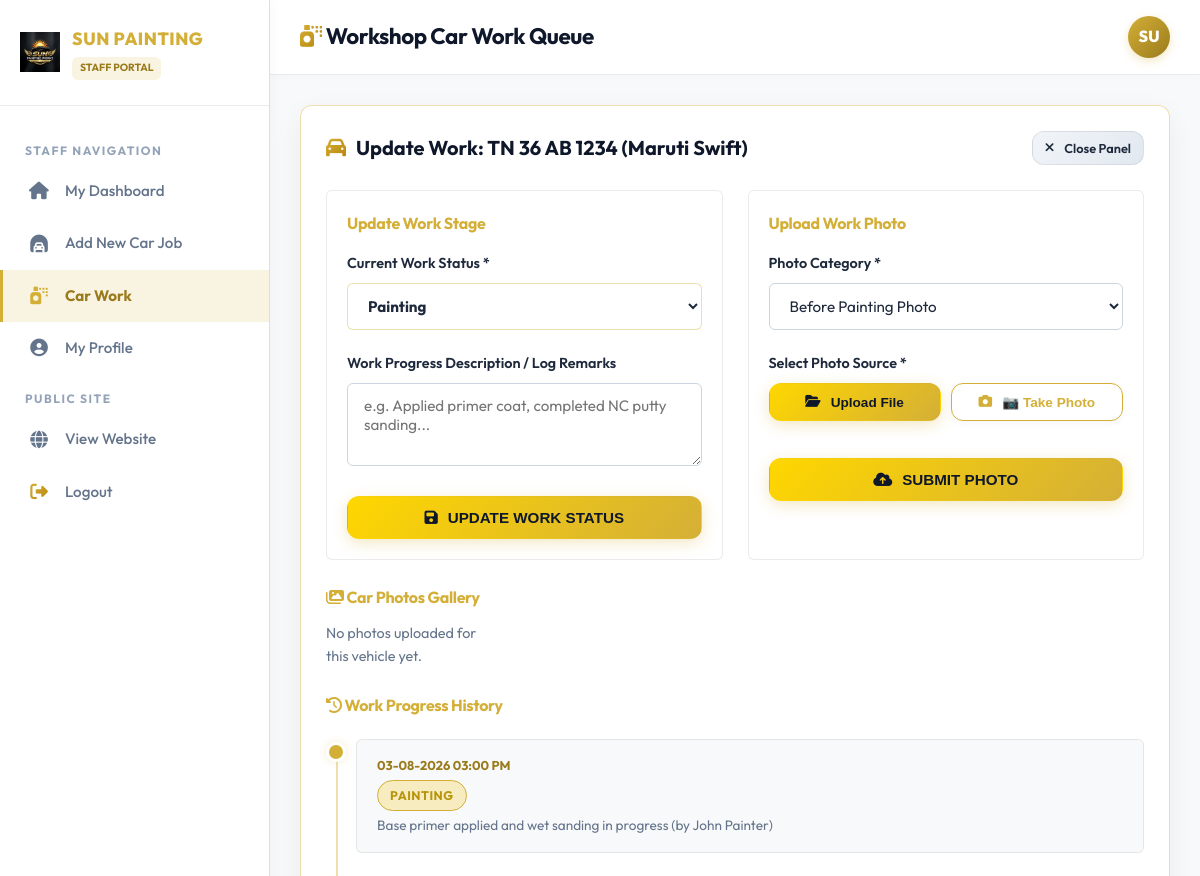
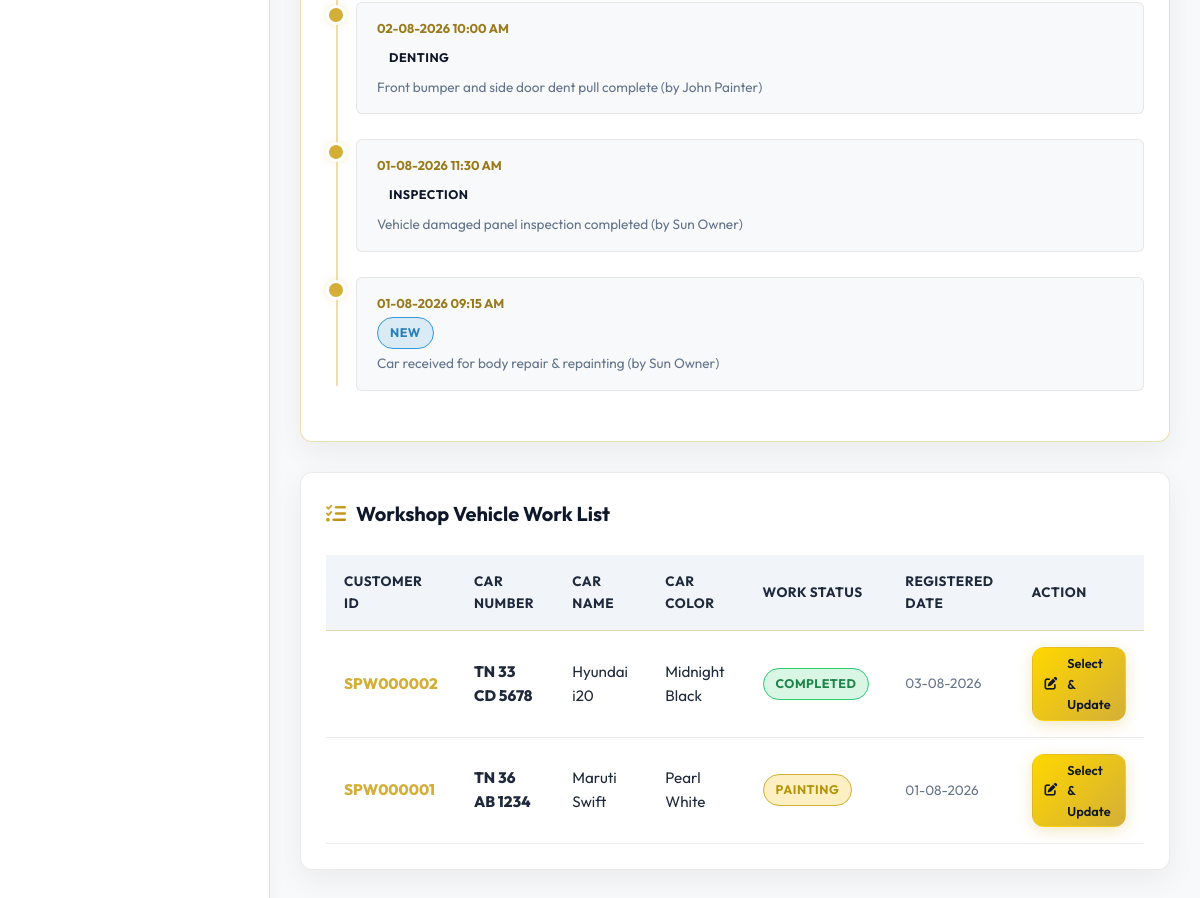
The app's page /user/work.php?car_id=1 (signed in) with its own data (2 pictures, top to bottom).
### tables this page shows
CREATE TABLE IF NOT EXISTS `cars` (
  `id` INT AUTO_INCREMENT PRIMARY KEY,
  `customer_id` VARCHAR(50) NOT NULL,
  `car_number` VARCHAR(50) NOT NULL,
  `car_name` VARCHAR(100) NOT NULL,
  `car_color` VARCHAR(50) NOT NULL,
  `is_mechanic_vehicle` ENUM('No', 'Yes') NOT NULL DEFAULT 'No',
  `mechanic_name` VARCHAR(100) NULL,
  `workshop_name` VARCHAR(100) NULL,
  `mechanic_contact` VARCHAR(20) NULL,
  `mechanic_location` VARCHAR(150) NULL,
  `customer_contact` VARCHAR(20) NULL,
  `estimate_amount` DECIMAL(10,2) NOT NULL DEFAULT 0.00,
  `total_amount` DECIMAL(10,2) NOT NULL DEFAULT 0.00,
  `final_amount` DECIMAL(10,2) NOT NULL DEFAULT 0.00,
  `advance_amount` DECIMAL(10,2) NOT NULL DEFAULT 0.00,
  `mechanic_total_amount` DECIMAL(10,2) NOT NULL DEFAULT 0.00,
  `mechanic_given_amount` DECIMAL(10,2) NOT NULL DEFAULT 0.00,
  `mechanic_balance_amount` DECIMAL(10,2) NOT NULL DEFAULT 0.00,
  `balance_amount` DECIMAL(10,2) NOT NULL DEFAULT 0.00,
  `payment_status` ENUM('Pending', 'Partial', 'Paid') NOT NULL DEFAULT 'Pending',
  `status` ENUM('New', 'Inspection', 'Denting', 'Painting', 'Polishing', 'Extra Work', 'Completed', 'Delivered') NOT NULL DEFAULT 'New',
  `created_by` INT NULL,
  `created_at` TIMESTAMP DEFAULT CURRENT_TIMESTAMP,
  `updated_at` TIMESTAMP DEFAULT CURRENT_TIMESTAMP ON UPDATE CURRENT_TIMESTAMP,
  INDEX `idx_car_customer_id` (`customer_id`),
  INDEX `idx_car_number` (`car_number`),
  INDEX `idx_car_status` (`status`),
  INDEX `idx_payment_status` (`payment_status`),
  CONSTRAINT `fk_cars_customer` FOREIGN KEY (`customer_id`) REFERENCES `customers` (`customer_id`) ON DELETE CASCADE ON UPDATE CASCADE
);

CREATE TABLE IF NOT EXISTS `work_history` (
  `id` INT AUTO_INCREMENT PRIMARY KEY,
  `car_id` INT NOT NULL,
  `status` VARCHAR(50) NOT NULL,
  `description` TEXT NULL,
  `updated_by` INT NULL,
  `created_at` TIMESTAMP DEFAULT CURRENT_TIMESTAMP,
  INDEX `idx_work_history_car_id` (`car_id`),
  CONSTRAINT `fk_work_history_car` FOREIGN KEY (`car_id`) REFERENCES `cars` (`id`) ON DELETE CASCADE
);

CREATE TABLE IF NOT EXISTS `users` (
  `id` INT AUTO_INCREMENT PRIMARY KEY,
  `employee_id` VARCHAR(50) NOT NULL UNIQUE,
  `name` VARCHAR(100) NOT NULL,
  `phone` VARCHAR(20) NOT NULL,
  `username` VARCHAR(50) NOT NULL UNIQUE,
  `password` VARCHAR(255) NOT NULL,
  `role` ENUM('Admin', 'User') NOT NULL DEFAULT 'User',
  `joining_date` DATE NULL,
  `status` ENUM('Active', 'Inactive') NOT NULL DEFAULT 'Active',
  `created_at` TIMESTAMP DEFAULT CURRENT_TIMESTAMP,
  `updated_at` TIMESTAMP DEFAULT CURRENT_TIMESTAMP ON UPDATE CURRENT_TIMESTAMP,
  INDEX `idx_username` (`username`),
  INDEX `idx_employee_id` (`employee_id`),
  INDEX `idx_role` (`role`)
);

### includes/auth.php (called while the page is built, shortened)
<?php
function e($string) {
    return htmlspecialchars($string ?? '', ENT_QUOTES, 'UTF-8');
}

### user/work.php (the view, shortened to what this page needs)
<?php
require_once __DIR__ . '/../includes/user_auth.php';
$car_id = (int)($_GET['car_id'] ?? 0);
$cars = $pdo->query("SELECT c.*, cust.customer_name, cust.customer_no FROM cars c JOIN customers cust ON c.customer_id = cust.customer_id ORDER BY c.id DESC")->fetchAll();
$selectedCar = null;
$selectedPhotos = [];
$selectedHistory = [];
if ($car_id > 0) {
    $selStmt = $pdo->prepare("SELECT c.*, cust.customer_name, cust.customer_no FROM cars c JOIN customers cust ON c.customer_id = cust.customer_id WHERE c.id = ?");
    $selStmt->execute([$car_id]);
    $selectedCar = $selStmt->fetch();
    if ($selectedCar) {
        $pStmt = $pdo->prepare("SELECT * FROM car_photos WHERE car_id = ? ORDER BY id DESC");
        $pStmt->execute([$car_id]);
        $selectedPhotos = $pStmt->fetchAll();
        $hStmt = $pdo->prepare("SELECT wh.*, u.name AS updater_name FROM work_history wh LEFT JOIN users u ON wh.updated_by = u.id WHERE wh.car_id = ? ORDER BY wh.id DESC");
        $hStmt->execute([$car_id]);
        $selectedHistory = $hStmt->fetchAll();
    }
}
?>
<!DOCTYPE html>
<html lang="en">
<head>
  <link rel="stylesheet" href="https://cdnjs.cloudflare.com/ajax/libs/font-awesome/6.4.0/css/all.min.css">
  <link rel="stylesheet" href="../assets/css/style.css">
  <link rel="stylesheet" href="../assets/css/dashboard.css">
</head>
<body>
<div class="app-wrapper">
  <aside class="sidebar">
    <div class="sidebar-header">
      <img src="../assets/images/logo.png" alt="Logo" class="sidebar-logo">
      <div>
        <div class="sidebar-brand-name">SUN PAINTING</div>
        <span class="sidebar-role-badge">STAFF PORTAL</span>
      </div>
    </div>
    <ul class="sidebar-menu">
      <li class="sidebar-menu-category">Staff Navigation</li>
      <li class="sidebar-item">
        <a href="dashboard.php"><i class="fa-solid fa-house"></i> My Dashboard</a>
      </li>
      <li class="sidebar-item">
        <a href="add_car.php"><i class="fa-solid fa-car-tunnel"></i> Add New Car Job</a>
      </li>
      <li class="sidebar-item active">
        <a href="work.php"><i class="fa-solid fa-spray-can"></i> Car Work</a>
      </li>
      <li class="sidebar-item">
        <a href="profile.php"><i class="fa-solid fa-user-circle"></i> My Profile</a>
      </li>
      <li class="sidebar-menu-category">Public Site</li>
      <li class="sidebar-item">
        <a href="../index.php" target="_blank"><i class="fa-solid fa-globe"></i> View Website</a>
      </li>
      <li class="sidebar-item">
        <a href="../logout.php"><i class="fa-solid fa-right-from-bracket text-gold"></i> Logout</a>
      </li>
    </ul>
  </aside>
  <main class="main-content">
    <header class="top-bar">
      <div style="display: flex; align-items: center; gap: 15px;">
        <h1 class="top-bar-title"><i class="fa-solid fa-spray-can text-gold"></i> Workshop Car Work Queue</h1>
      </div>
      <div class="user-profile-menu">
        <div class="user-avatar"><?php echo strtoupper(substr($_SESSION['user_name'], 0, 2)); ?></div>
      </div>
    </header>
    <div class="content-body">
      <?php if ($selectedCar): ?>
        <div class="card-box" style="border-color: var(--border-gold);">
          <div class="card-box-header">
            <div class="card-box-title">
              <i class="fa-solid fa-car text-gold"></i> Update Work: <?php echo e($selectedCar['car_number']); ?> (<?php echo e($selectedCar['car_name']); ?>)
            </div>
            <a href="work.php" class="btn btn-silver" style="padding: 6px 12px; font-size: 0.8rem;"><i class="fa-solid fa-xmark"></i> Close Panel</a>
          </div>
          <div class="responsive-two-col" style="margin-bottom: 25px;">
            <form action="work.php?car_id=<?php echo $selectedCar['id']; ?>" method="POST" style="background: rgba(255,255,255,0.02); padding: 20px; border-radius: var(--radius-sm); border: 1px solid var(--border-light);">
              <h4 style="color: var(--gold-primary); margin-bottom: 15px;">Update Work Stage</h4>
              <div class="form-group">
                <label class="form-label">Current Work Status *</label>
                <select name="status" class="form-control" required style="border-color: var(--border-gold); font-weight: 700;">
                  <?php
                  $allStatuses = ['New', 'Putty', 'NC Putty', 'Primer', 'Base Coat', 'Painting', 'Polishing', 'Extra Work', 'Completed', 'Delivered'];
                  foreach ($allStatuses as $st):
                  ?>
                    <option value="<?php echo $st; ?>" <?php echo $selectedCar['status'] === $st ? 'selected' : ''; ?>><?php echo $st; ?></option>
                  <?php endforeach; ?>
                </select>
              </div>
              <div class="form-group">
                <label class="form-label">Work Progress Description / Log Remarks</label>
                <textarea name="work_description" class="form-control" rows="3" placeholder="e.g. Applied primer coat, completed NC putty sanding..."></textarea>
              </div>
              <button type="submit" class="btn btn-gold" style="width: 100%;"><i class="fa-solid fa-floppy-disk"></i> UPDATE WORK STATUS</button>
            </form>
            <form action="work.php?car_id=<?php echo $selectedCar['id']; ?>" method="POST" enctype="multipart/form-data" style="background: rgba(255,255,255,0.02); padding: 20px; border-radius: var(--radius-sm); border: 1px solid var(--border-light);">
              <h4 style="color: var(--gold-primary); margin-bottom: 15px;">Upload Work Photo</h4>
              <div class="form-group">
                <label class="form-label">Photo Category *</label>
                <select name="photo_type" class="form-control" required>
                  <option value="before_paint">Before Painting Photo</option>
                </select>
              </div>
              <div class="form-group">
                <label class="form-label">Select Photo Source *</label>
                <div style="display: flex; gap: 10px;">
                  <button type="button" class="btn btn-gold" style="flex: 1; padding: 10px; font-size: 0.85rem;" onclick="document.getElementById('user-photo-file').click();">
                    <i class="fa-solid fa-folder-open"></i> Upload File
                  </button>
                  <button type="button" class="btn btn-outline-gold" style="flex: 1; padding: 10px; font-size: 0.85rem;" onclick="triggerDeviceCamera({ targetInputId: 'user-photo-file', fallbackCameraInputId: 'user-photo-camera', autoSubmit: true });">
                    <i class="fa-solid fa-camera"></i> 📷 Take Photo
                  </button>
                </div>
              </div>
              <button type="submit" class="btn btn-gold" style="width: 100%; margin-top: 15px;"><i class="fa-solid fa-cloud-arrow-up"></i> SUBMIT PHOTO</button>
            </form>
          </div>
          <h4 style="color: var(--gold-primary); margin-bottom: 12px;"><i class="fa-solid fa-images"></i> Car Photos Gallery</h4>
          <div style="display: grid; grid-template-columns: repeat(auto-fill, minmax(140px, 1fr)); gap: 15px; margin-bottom: 25px;">
            <?php if (empty($selectedPhotos)): ?>
              <div style="color: var(--text-muted); font-size: 0.9rem;">No photos uploaded for this vehicle yet.</div>
            <?php endif; ?>
          </div>
          <h4 style="color: var(--gold-primary); margin-bottom: 12px;"><i class="fa-solid fa-clock-rotate-left"></i> Work Progress History</h4>
          <div class="timeline">
            <?php foreach ($selectedHistory as $sh): ?>
              <div class="timeline-item">
                <div class="timeline-marker"></div>
                <div class="timeline-content">
                  <div class="timeline-date"><?php echo date('d-m-Y h:i A', strtotime($sh['created_at'])); ?></div>
                  <div class="timeline-title"><span class="badge badge-status-<?php echo e($sh['status']); ?>"><?php echo e($sh['status']); ?></span></div>
                  <div style="color: var(--text-muted); font-size: 0.85rem; margin-top: 2px;"><?php echo e($sh['description']); ?> (by <?php echo e($sh['updater_name'] ?? 'Staff'); ?>)</div>
                </div>
              </div>
            <?php endforeach; ?>
          </div>
        </div>
      <?php endif; ?>
      <div class="card-box">
        <div class="card-box-header">
          <div class="card-box-title"><i class="fa-solid fa-list-check text-gold"></i> Workshop Vehicle Work List</div>
        </div>
        <div class="table-responsive">
          <table class="custom-table">
            <thead>
              <tr>
                <th>Customer ID</th>
                <th>Car Number</th>
                <th>Car Name</th>
                <th>Car Color</th>
                <th>Work Status</th>
                <th>Registered Date</th>
                <th>Action</th>
              </tr>
            </thead>
            <tbody>
              <?php foreach ($cars as $c): ?>
                <tr>
                  <td style="font-weight: 800; color: var(--gold-primary);"><?php echo e($c['customer_id']); ?></td>
                  <td style="font-weight: 800;"><?php echo e($c['car_number']); ?></td>
                  <td><?php echo e($c['car_name']); ?></td>
                  <td><?php echo e($c['car_color']); ?></td>
                  <td><span class="badge badge-status-<?php echo e($c['status']); ?>"><?php echo e($c['status']); ?></span></td>
                  <td style="font-size: 0.85rem; color: var(--text-muted);"><?php echo date('d-m-Y', strtotime($c['created_at'])); ?></td>
                  <td>
                    <a href="work.php?car_id=<?php echo $c['id']; ?>" class="btn btn-gold" style="padding: 5px 12px; font-size: 0.8rem;"><i class="fa-solid fa-pen-to-square"></i> Select & Update</a>
                  </td>
                </tr>
              <?php endforeach; ?>
            </tbody>
          </table>
        </div>
      </div>
    </div>
  </main>
</div>
</body>
</html>

### assets/css/style.css (style rules this page uses)
:root, [data-theme="light"] { --bg-primary: #F8F9FA; --bg-secondary: #FFFFFF; --bg-card: #FFFFFF; --bg-card-hover: #F1F5F9; --gold-primary: #D4AF37; --gold-light: #E6B800; --gold-dark: #9A7B1C; --gold-glow: rgba(212, 175, 55, 0.25); --silver-primary: #475569; --silver-light: #334155; --silver-dark: #94A3B8; --text-main: #1E293B; --text-muted: #64748B; --text-dark: #0F172A; --border-gold: rgba(212, 175, 55, 0.4); --border-light: rgba(0, 0, 0, 0.08); --shadow-gold: 0 8px 25px rgba(212, 175, 55, 0.2); --shadow-card: 0 10px 30px rgba(0, 0, 0, 0.06); --radius-sm: 6px; --radius-md: 12px; --radius-lg: 20px; --radius-full: 9999px; --transition: all 0.3s cubic-bezier(0.16, 1, 0.3, 1); }
* { margin: 0; padding: 0; box-sizing: border-box; }
html { scroll-behavior: smooth; font-family: 'Outfit', 'Plus Jakarta Sans', sans-serif; background-color: var(--bg-primary); color: var(--text-main); }
body { overflow-x: hidden; line-height: 1.6; background-color: var(--bg-primary); color: var(--text-main); }
h1, h2, h3, h4, h5, h6 { font-weight: 700; letter-spacing: -0.02em; color: var(--text-main); }
.text-gold { color: var(--gold-primary); background: linear-gradient(135deg, #D4AF37 0%, #B8860B 100%); -webkit-background-clip: text; -webkit-text-fill-color: transparent; }
.btn { display: inline-flex; align-items: center; justify-content: center; gap: 10px; padding: 12px 28px; font-size: 0.95rem; font-weight: 600; border-radius: var(--radius-md); text-decoration: none; cursor: pointer; transition: var(--transition); border: 1px solid transparent; }
.btn-gold { background: linear-gradient(135deg, #FFD700 0%, #D4AF37 100%); color: var(--text-dark); box-shadow: 0 4px 15px rgba(212, 175, 55, 0.3); }
.btn-outline-gold { background: #FFFFFF; color: var(--gold-primary); border-color: var(--gold-primary); box-shadow: 0 2px 8px rgba(0, 0, 0, 0.04); }
.btn-silver { background: linear-gradient(135deg, #F1F5F9 0%, #E2E8F0 100%); color: var(--text-main); border: 1px solid var(--border-light); }

### records on screen
cars: car_number "TN 36 AB 1234", car_name "Maruti Swift", status "Painting", customer "SPW000001", car_color "Pearl White", status "PAINTING", created_at "01-08-2026"
work_history: created_at "03-08-2026 03:00 PM", status "PAINTING", description "Base primer applied and wet sanding in progress", users.name "John Painter"
work_history: created_at "02-08-2026 10:00 AM", status "DENTING", description "Front bumper and side door dent pull complete", users.name "John Painter"
work_history: created_at "01-08-2026 11:30 AM", status "INSPECTION", description "Vehicle damaged panel inspection completed", users.name "Sun Owner"
work_history: created_at "01-08-2026 09:15 AM", status "NEW", description "Car received for body repair & repainting", users.name "Sun Owner"
cars: customer "SPW000002", car_number "TN 33 CD 5678", car_name "Hyundai i20", car_color "Midnight Black", status "COMPLETED", created_at "03-08-2026"

### other values on screen
substr($_SESSION['user_name'], 0, 2) "SU"
